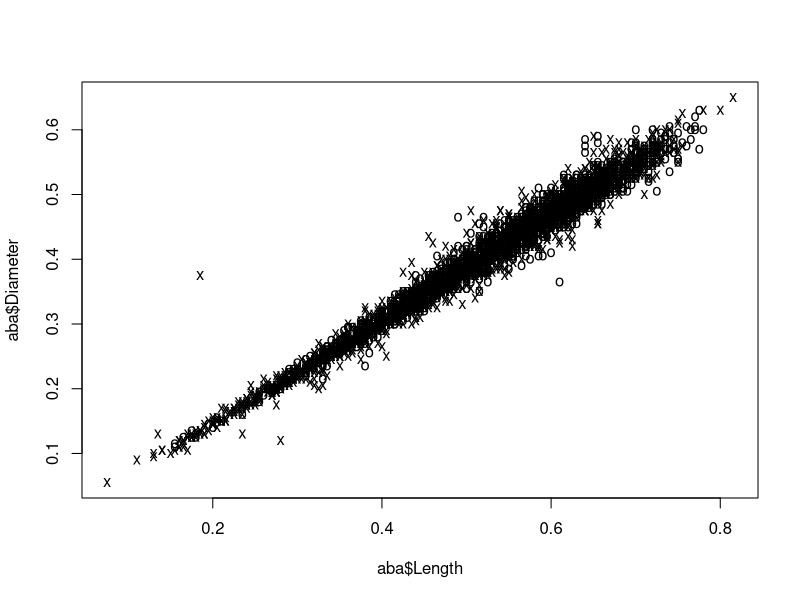

This chart was generated by the following R code:
aba <- read.csv("abalone.data", header=TRUE, as.is=TRUE)
pchvec <- ifelse(aba$Gender == "M", "o", "x")
plot(aba$Length, aba$Diameter, pch=pchvec)
